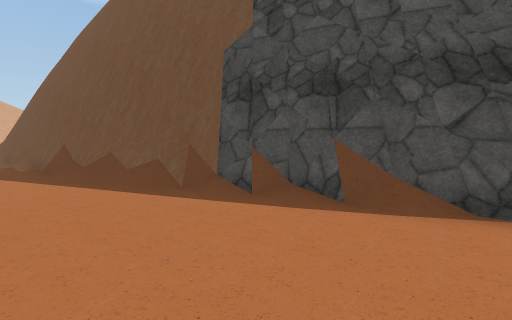
view 1 (above)

13 first-person views from a walk through a scene from a Unity 3-D project. The camera is 1.3 m above the floor, tilts 4° down and sees 85° across. The floor is counted in squares, 2 m on a side. Each view is taken from the middle of a square. On the plan, view 1 faces up. The plan holds only what a view shows up to about 9 squares ahead; the rest is blank. The place goes on beyond the plan. Some surface patterns are stand-ins.

view 2
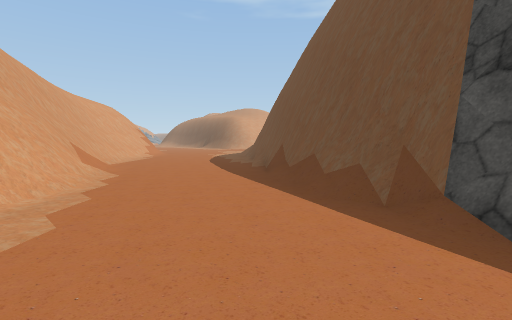

view 3
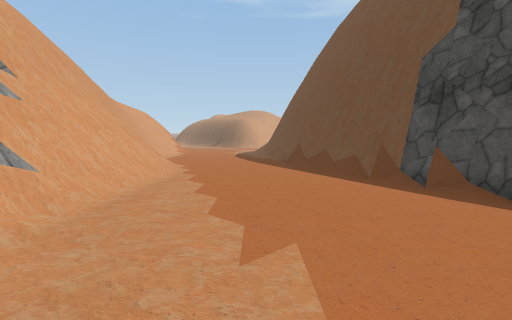

view 4
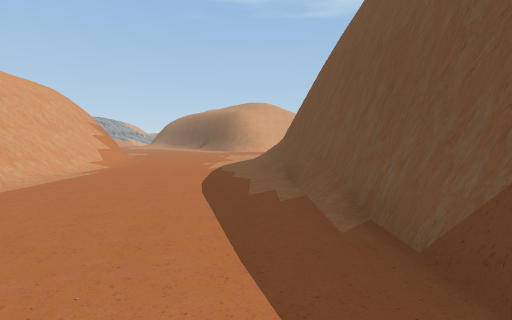

view 5
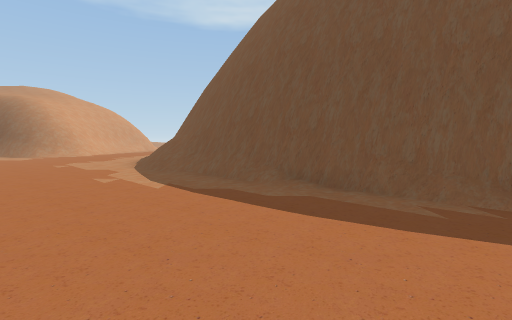

view 6
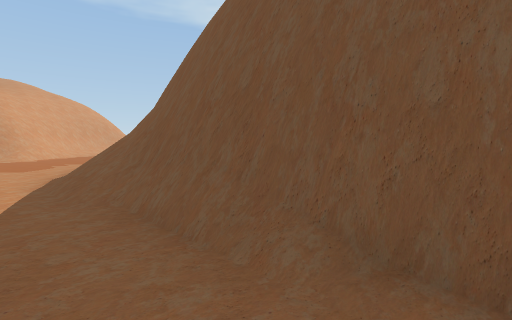

view 7
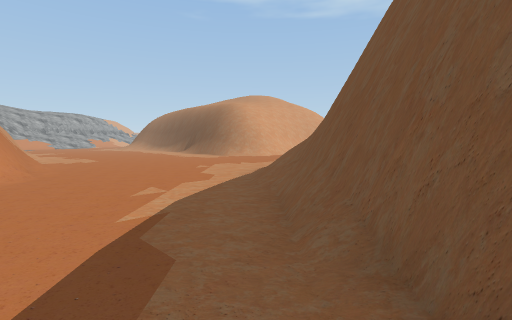

view 8
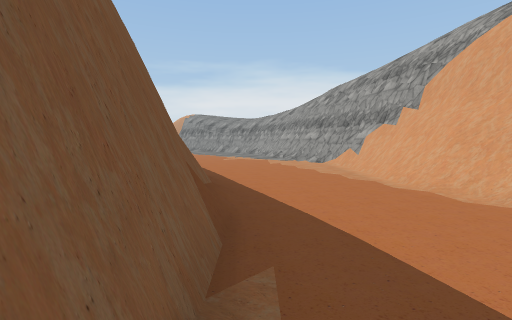

view 9
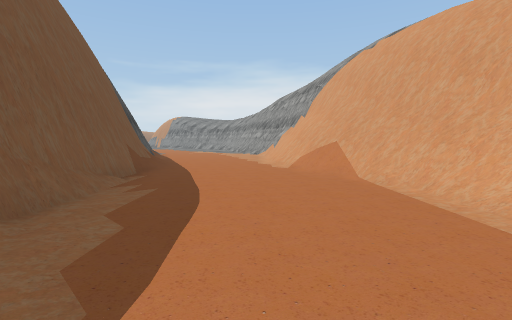

view 10
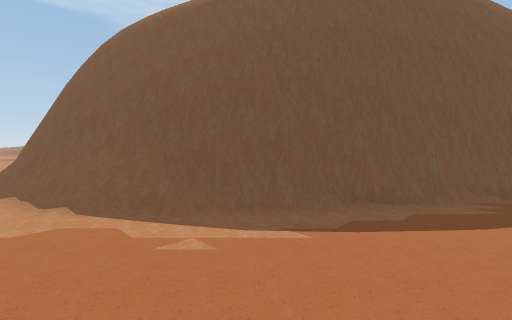

view 11
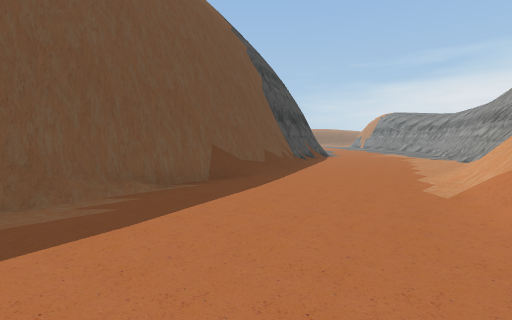

view 12
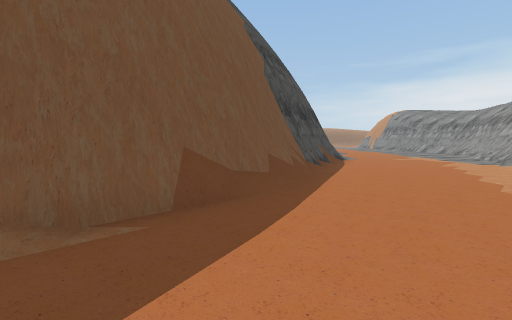

view 13
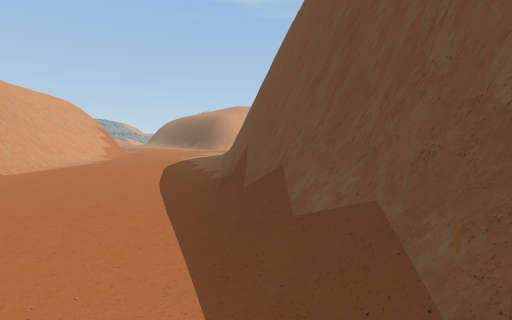

### Floor plan
Key: @ floor where view 1 was taken; # wall or solid block; . floor; / step, stairs or slope; = window, fence, low wall or low ledge; v drop or lower ground.
Columns run from 19 left of view 1 to 2 right of it. Each row starts with its distance up from view 1.
 16    =..  #
 15    /....#
 14      ...##
 13     ..../#
 12     ..../##
 11    .....//#
 10   ......./##
  9  ..........##
  8 vv#//.......###
  7    ###=....../##
  6     //=/.......##
  5      //=/.......###
  4       /===......./###
  3         ####/.......##
  2         /vv####.......
  1          //vv###......
  0           //vv###..@..
 -1            ///vv##....
 -2               /vv####.
 -3               /// vv##

Positions as (right, up) in squares from view 1, and headings:
1: (0, 0), facing up
2: (0, 1), facing up-left
3: (1, -1), facing up-left
4: (-4, 4), facing up-left
5: (-8, 4), facing up
6: (-8, 7), facing up
7: (-7, 7), facing up-left
8: (-6, 7), facing down-right
9: (-10, 8), facing down-right
10: (-12, 6), facing up-right
11: (-9, 5), facing right
12: (-7, 5), facing right
13: (-1, 3), facing up-left
